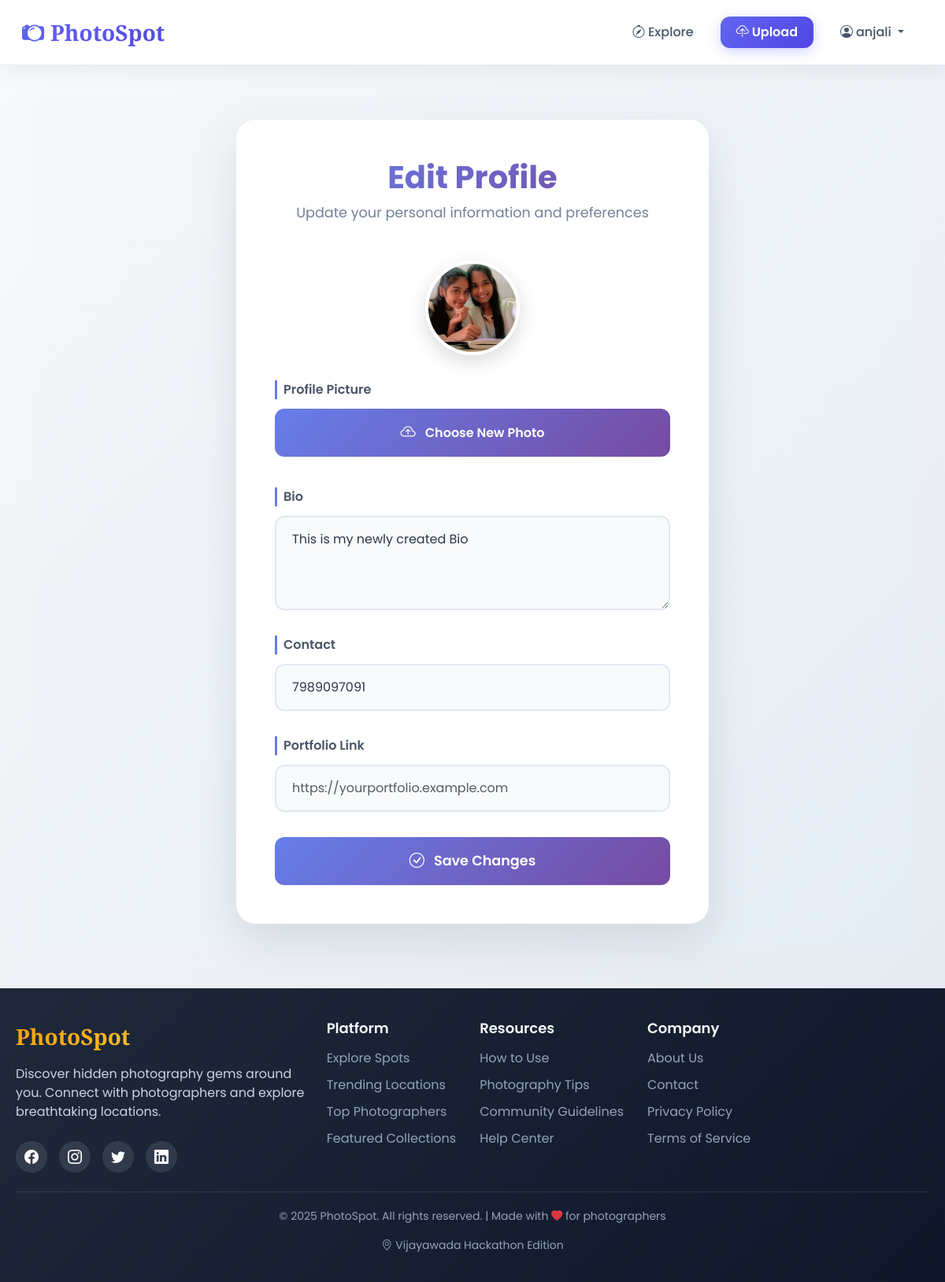
The page /edit-profile/ (signed in) on the database its author committed.
### main/models.py (models this page shows)
class PhotographerProfile(models.Model):
    user = models.OneToOneField(User, on_delete=models.CASCADE)
    bio = models.TextField(blank=True)
    contact = models.CharField(max_length=30, blank=True)
    portfolio_link = models.URLField(blank=True)
    profile_pic = models.ImageField(upload_to='profiles/', blank=True, null=True)

### main/views.py (the view, shortened to what this page needs)
# urls.py: path('edit-profile/', views.edit_profile, name='edit_profile'),
@login_required
def edit_profile(request):
    profile = PhotographerProfile.objects.get_or_create(user=request.user)[0]
    return render(request, 'main/edit_profile.html', {"profile": profile})

### main/templates/main/edit_profile.html (shortened to what this page needs)
{% extends 'main/base.html' %}
{% block content %}
<div class="edit-profile-wrapper">
    <div class="edit-profile-card">
        <h1 class="edit-title">Edit Profile</h1>
        <p class="edit-subtitle">Update your personal information and preferences</p>
        <form method="POST" enctype="multipart/form-data" id="profileForm">
            <div style="text-align: center; margin-bottom: 2rem;">
                {% if profile.profile_pic %}
                    <img src="{{ profile.profile_pic.url }}"
                         class="image-preview"
                         id="imagePreview"
                         alt="Current Profile Picture">
                {% else %}
                    <img src="/static/default_profile.jpg"
                         class="image-preview"
                         id="imagePreview"
                         alt="Default Profile Picture">
                {% endif %}
            </div>
            <div class="form-group">
                <label class="form-label">Profile Picture</label>
                <div class="file-upload-wrapper">
                    <button type="button" class="file-upload-btn">
                        <i class="bi bi-cloud-arrow-up"></i>
                        Choose New Photo
                    </button>
                </div>
            </div>
            <div class="form-group">
                <label class="form-label">Bio</label>
                <textarea name="bio"
                          class="form-control"
                          placeholder="Tell us about yourself, your photography style, and interests...">{{ profile.bio }}</textarea>
            </div>
            <div class="form-group">
                <label class="form-label">Contact</label>
                <input type="text"
                       name="contact"
                       class="form-control"
                       placeholder="Enter your phone number"
                       value="{{ profile.contact }}">
            </div>
            <div class="form-group">
                <label class="form-label">Portfolio Link</label>
                <input type="url"
                       name="portfolio_link"
                       class="form-control"
                       placeholder="https://yourportfolio.example.com"
                       value="{{ profile.portfolio_link }}">
            </div>
            <button type="submit" class="btn-save">
                <i class="bi bi-check-circle"></i>
                Save Changes
            </button>
        </form>
    </div>
</div>
{% endblock %}

### main/templates/main/base.html (shortened to what this page needs)
<!DOCTYPE html>
<html lang="en">
<head>
    <link href="https://cdn.jsdelivr.net/npm/bootstrap@5.3.0/dist/css/bootstrap.min.css" rel="stylesheet">
    <link rel="stylesheet" href="https://cdn.jsdelivr.net/npm/bootstrap-icons@1.10.0/font/bootstrap-icons.css">
</head>
<body>
<nav class="navbar navbar-expand-lg navbar-dark bg-dark px-3">
    <div class="container-fluid">
        <a class="navbar-brand" href="{% url 'explore' %}">
            <i class="bi bi-camera2 me-2"></i>PhotoSpot
        </a>
        <div class="collapse navbar-collapse" id="navMenu">
            <ul class="navbar-nav ms-auto align-items-center">
                {% if user.is_authenticated %}
                    <li class="nav-item">
                        <a class="nav-link" href="{% url 'explore' %}">
                            <i class="bi bi-compass me-1"></i>Explore
                        </a>
                    </li>
                    <li class="nav-item">
                        <a class="nav-link btn-upload" href="{% url 'post_create' %}">
                            <i class="bi bi-cloud-upload me-1"></i>Upload
                        </a>
                    </li>
                    <li class="nav-item dropdown">
                        <a class="nav-link dropdown-toggle" href="#" id="userDropdown" role="button"
                           data-bs-toggle="dropdown" aria-expanded="false">
                            <i class="bi bi-person-circle me-1"></i>{{ user.username|default:"Profile" }}
                        </a>
                    </li>
                {% endif %}
            </ul>
        </div>
    </div>
</nav>
    <div class="container main-container fade-in">
    {% block content %}{% endblock %}
</div>
<footer>
    <div class="footer-content">
        <div class="row">
            <div class="col-lg-4 mb-4">
                <div class="footer-brand">PhotoSpot</div>
                <p class="footer-tagline">
                    Discover hidden photography gems around you. Connect with photographers and explore breathtaking locations.
                </p>
                <div class="social-icons">
                    <a href="#" class="social-icon"><i class="bi bi-facebook"></i></a>
                    <a href="#" class="social-icon"><i class="bi bi-instagram"></i></a>
                    <a href="#" class="social-icon"><i class="bi bi-twitter"></i></a>
                    <a href="#" class="social-icon"><i class="bi bi-linkedin"></i></a>
                </div>
            </div>
            <div class="col-lg-8">
                <div class="footer-links">
                    <div class="footer-column">
                        <h5>Platform</h5>
                        <ul>
                            <li><a href="{% url 'explore' %}">Explore Spots</a></li>
                            <li><a href="#">Trending Locations</a></li>
                            <li><a href="#">Top Photographers</a></li>
                            <li><a href="#">Featured Collections</a></li>
                        </ul>
                    </div>
                    <div class="footer-column">
                        <h5>Resources</h5>
                        <ul>
                            <li><a href="#">How to Use</a></li>
                            <li><a href="#">Photography Tips</a></li>
                            <li><a href="#">Community Guidelines</a></li>
                            <li><a href="#">Help Center</a></li>
                        </ul>
                    </div>
                    <div class="footer-column">
                        <h5>Company</h5>
                        <ul>
                            <li><a href="#">About Us</a></li>
                            <li><a href="#">Contact</a></li>
                            <li><a href="#">Privacy Policy</a></li>
                            <li><a href="#">Terms of Service</a></li>
                        </ul>
                    </div>
                </div>
            </div>
        </div>
        <div class="copyright">
            <p>&copy; 2025 PhotoSpot. All rights reserved. | Made with <i class="bi bi-heart-fill text-danger"></i> for photographers</p>
            <p class="mt-2">
                <i class="bi bi-geo-alt me-1"></i>Vijayawada Hackathon Edition
            </p>
        </div>
    </div>
</footer>
</body>
</html>

### main/templates/main/base.html (style rules this page uses)
html { overflow-y: scroll; }
body { margin: 0; padding: 0; width: 100%; }
:root { --primary: #6366f1; --primary-dark: #4f46e5; --secondary: #f8fafc; --accent: #f59e0b; --dark: #1e293b; --light: #f1f5f9; --shadow: 0 10px 25px rgba(0, 0, 0, 0.05); --shadow-hover: 0 15px 30px rgba(0, 0, 0, 0.1); --radius: 16px; --transition: all 0.3s ease; }
* { margin: 0; padding: 0; box-sizing: border-box; }
body { font-family: 'Poppins', sans-serif; background: linear-gradient(135deg, #f8fafc 0%, #e2e8f0 100%); color: var(--dark); min-height: 100vh; display: flex; flex-direction: column; }
.navbar { position: fixed; top: 0; left: 0; width: 100%; z-index: 1000; background: rgba(255, 255, 255, 0.95) !important; backdrop-filter: blur(10px); border-bottom: 1px solid rgba(226, 232, 240, 0.8); padding: 15px 0; box-shadow: var(--shadow); }
.navbar-brand { font-family: 'Playfair Display', serif; font-weight: 700; font-size: 28px; background: linear-gradient(135deg, var(--primary) 0%, var(--primary-dark) 100%); -webkit-background-clip: text; -webkit-text-fill-color: transparent; transition: var(--transition); }
.nav-link { font-weight: 500; color: #475569 !important; margin: 0 8px; padding: 8px 16px !important; border-radius: 12px; transition: var(--transition); }
.btn-upload { background: linear-gradient(135deg, var(--primary) 0%, var(--primary-dark) 100%); color: white !important; border-radius: 12px; padding: 8px 20px !important; margin: 0 10px; font-weight: 600; box-shadow: 0 4px 15px rgba(99, 102, 241, 0.3); transition: var(--transition); }
.main-container { padding-top: 120px; padding-bottom: 50px; }
footer { background: linear-gradient(135deg, var(--dark) 0%, #0f172a 100%); color: white; padding: 40px 0 20px; margin-top: auto; }
.footer-content { max-width: 1200px; margin: 0 auto; padding: 0 20px; }
.footer-brand { font-family: 'Playfair Display', serif; font-size: 28px; font-weight: 700; background: linear-gradient(135deg, #f59e0b 0%, #fbbf24 100%); -webkit-background-clip: text; -webkit-text-fill-color: transparent; margin-bottom: 15px; display: inline-block; }
.footer-tagline { color: #cbd5e1; font-size: 16px; margin-bottom: 25px; max-width: 400px; }
.footer-links { display: flex; flex-wrap: wrap; gap: 30px; margin-bottom: 30px; }
.footer-column h5 { color: #f8fafc; font-size: 18px; margin-bottom: 15px; font-weight: 600; }
.footer-column ul { list-style: none; padding: 0; }
.footer-column ul li { margin-bottom: 10px; }
.footer-column ul li a { color: #94a3b8; text-decoration: none; transition: var(--transition); }
.social-icons { display: flex; gap: 15px; margin-top: 20px; }
.social-icon { width: 40px; height: 40px; background: rgba(255, 255, 255, 0.1); border-radius: 50%; display: flex; align-items: center; justify-content: center; color: white; font-size: 18px; transition: var(--transition); }
.copyright { text-align: center; padding-top: 20px; border-top: 1px solid rgba(255, 255, 255, 0.1); color: #94a3b8; font-size: 14px; }
.fade-in { animation: fadeIn 0.6s ease-out; }

### rows shown on the page
PhotographerProfile: profile_pic (picture), bio "This is my newly created Bio", contact "7989097091"

### other values the page prints
{{ user.username|default:"Profile" }} "anjali"
